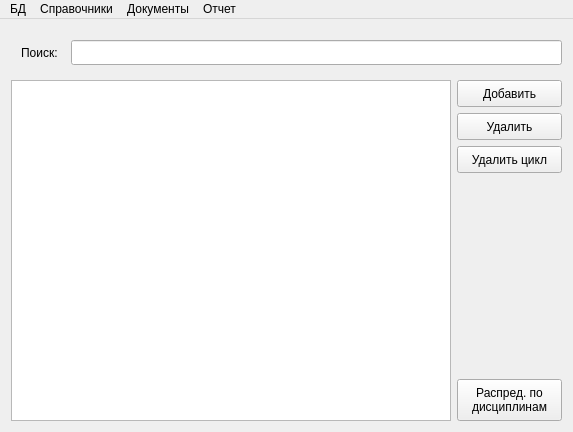
<?xml version="1.0" encoding="UTF-8"?>
<ui version="4.0">
 <class>MainWindow</class>
 <widget class="QMainWindow" name="MainWindow">
  <property name="geometry">
   <rect>
    <x>0</x>
    <y>0</y>
    <width>569</width>
    <height>432</height>
   </rect>
  </property>
  <property name="maximumSize">
   <size>
    <width>16777215</width>
    <height>16777215</height>
   </size>
  </property>
  <property name="windowTitle">
   <string>MainWindow</string>
  </property>
  <widget class="QWidget" name="centralWidget">
   <layout class="QVBoxLayout" name="verticalLayout_2">
    <item>
     <widget class="QStackedWidget" name="stackedWidget">
      <property name="sizePolicy">
       <sizepolicy hsizetype="Preferred" vsizetype="Fixed">
        <horstretch>0</horstretch>
        <verstretch>0</verstretch>
       </sizepolicy>
      </property>
      <property name="minimumSize">
       <size>
        <width>551</width>
        <height>41</height>
       </size>
      </property>
      <property name="currentIndex">
       <number>0</number>
      </property>
      <widget class="QWidget" name="page">
       <widget class="QLabel" name="label">
        <property name="geometry">
         <rect>
          <x>10</x>
          <y>10</y>
          <width>47</width>
          <height>25</height>
         </rect>
        </property>
        <property name="sizePolicy">
         <sizepolicy hsizetype="Fixed" vsizetype="Fixed">
          <horstretch>0</horstretch>
          <verstretch>0</verstretch>
         </sizepolicy>
        </property>
        <property name="text">
         <string>Поиск:</string>
        </property>
       </widget>
       <widget class="QLineEdit" name="lineSearch">
        <property name="geometry">
         <rect>
          <x>60</x>
          <y>10</y>
          <width>491</width>
          <height>25</height>
         </rect>
        </property>
        <property name="sizePolicy">
         <sizepolicy hsizetype="Preferred" vsizetype="Fixed">
          <horstretch>0</horstretch>
          <verstretch>0</verstretch>
         </sizepolicy>
        </property>
       </widget>
      </widget>
      <widget class="QWidget" name="page_2">
       <layout class="QHBoxLayout" name="horizontalLayout_2">
        <item>
         <widget class="QLabel" name="label_2">
          <property name="sizePolicy">
           <sizepolicy hsizetype="Fixed" vsizetype="Fixed">
            <horstretch>0</horstretch>
            <verstretch>0</verstretch>
           </sizepolicy>
          </property>
          <property name="text">
           <string>Специальность</string>
          </property>
         </widget>
        </item>
        <item>
         <widget class="QComboBox" name="comboBox"/>
        </item>
       </layout>
      </widget>
     </widget>
    </item>
    <item>
     <layout class="QHBoxLayout" name="horizontalLayout">
      <item>
       <widget class="QTableView" name="table"/>
      </item>
      <item>
       <layout class="QVBoxLayout" name="verticalLayout">
        <item>
         <widget class="QPushButton" name="buttonAdd">
          <property name="sizePolicy">
           <sizepolicy hsizetype="Fixed" vsizetype="Fixed">
            <horstretch>0</horstretch>
            <verstretch>0</verstretch>
           </sizepolicy>
          </property>
          <property name="minimumSize">
           <size>
            <width>105</width>
            <height>27</height>
           </size>
          </property>
          <property name="maximumSize">
           <size>
            <width>105</width>
            <height>27</height>
           </size>
          </property>
          <property name="text">
           <string>Добавить</string>
          </property>
         </widget>
        </item>
        <item>
         <widget class="QPushButton" name="buttonDel">
          <property name="sizePolicy">
           <sizepolicy hsizetype="Fixed" vsizetype="Fixed">
            <horstretch>0</horstretch>
            <verstretch>0</verstretch>
           </sizepolicy>
          </property>
          <property name="minimumSize">
           <size>
            <width>105</width>
            <height>27</height>
           </size>
          </property>
          <property name="maximumSize">
           <size>
            <width>105</width>
            <height>16777215</height>
           </size>
          </property>
          <property name="text">
           <string>Удалить</string>
          </property>
         </widget>
        </item>
        <item>
         <widget class="QPushButton" name="buttonDelCycle">
          <property name="minimumSize">
           <size>
            <width>105</width>
            <height>27</height>
           </size>
          </property>
          <property name="maximumSize">
           <size>
            <width>105</width>
            <height>27</height>
           </size>
          </property>
          <property name="text">
           <string>Удалить цикл</string>
          </property>
         </widget>
        </item>
        <item>
         <spacer name="verticalSpacer">
          <property name="orientation">
           <enum>Qt::Vertical</enum>
          </property>
          <property name="sizeHint" stdset="0">
           <size>
            <width>20</width>
            <height>40</height>
           </size>
          </property>
         </spacer>
        </item>
        <item>
         <widget class="QPushButton" name="buttonDisc">
          <property name="sizePolicy">
           <sizepolicy hsizetype="Fixed" vsizetype="Fixed">
            <horstretch>0</horstretch>
            <verstretch>0</verstretch>
           </sizepolicy>
          </property>
          <property name="minimumSize">
           <size>
            <width>105</width>
            <height>42</height>
           </size>
          </property>
          <property name="maximumSize">
           <size>
            <width>105</width>
            <height>42</height>
           </size>
          </property>
          <property name="text">
           <string>Распред. по
дисциплинам</string>
          </property>
         </widget>
        </item>
       </layout>
      </item>
     </layout>
    </item>
   </layout>
  </widget>
  <widget class="QMenuBar" name="menuBar">
   <property name="geometry">
    <rect>
     <x>0</x>
     <y>0</y>
     <width>569</width>
     <height>25</height>
    </rect>
   </property>
   <widget class="QMenu" name="menu">
    <property name="title">
     <string>БД</string>
    </property>
    <addaction name="action_connect"/>
    <addaction name="action_disconnect"/>
   </widget>
   <widget class="QMenu" name="menu_3">
    <property name="title">
     <string>Справочники</string>
    </property>
    <addaction name="action_discipline"/>
    <addaction name="action_book"/>
    <addaction name="action_special"/>
   </widget>
   <widget class="QMenu" name="menu_4">
    <property name="title">
     <string>Документы</string>
    </property>
    <addaction name="action_fond"/>
   </widget>
   <widget class="QMenu" name="menu_5">
    <property name="title">
     <string>Отчет</string>
    </property>
   </widget>
   <addaction name="menu"/>
   <addaction name="menu_3"/>
   <addaction name="menu_4"/>
   <addaction name="menu_5"/>
  </widget>
  <action name="action">
   <property name="text">
    <string>Справочники</string>
   </property>
  </action>
  <action name="action_3">
   <property name="text">
    <string>Главная таблица</string>
   </property>
  </action>
  <action name="action_fond">
   <property name="text">
    <string>Книжный фонд</string>
   </property>
  </action>
  <action name="action_discipline">
   <property name="text">
    <string>Циклы и дисциплины</string>
   </property>
  </action>
  <action name="action_book">
   <property name="text">
    <string>Книги</string>
   </property>
  </action>
  <action name="action_special">
   <property name="text">
    <string>Специальности</string>
   </property>
  </action>
  <action name="action_connect">
   <property name="text">
    <string>Подключение</string>
   </property>
  </action>
  <action name="action_disconnect">
   <property name="text">
    <string>Отключение</string>
   </property>
  </action>
 </widget>
 <layoutdefault spacing="6" margin="11"/>
 <resources/>
 <connections/>
</ui>
